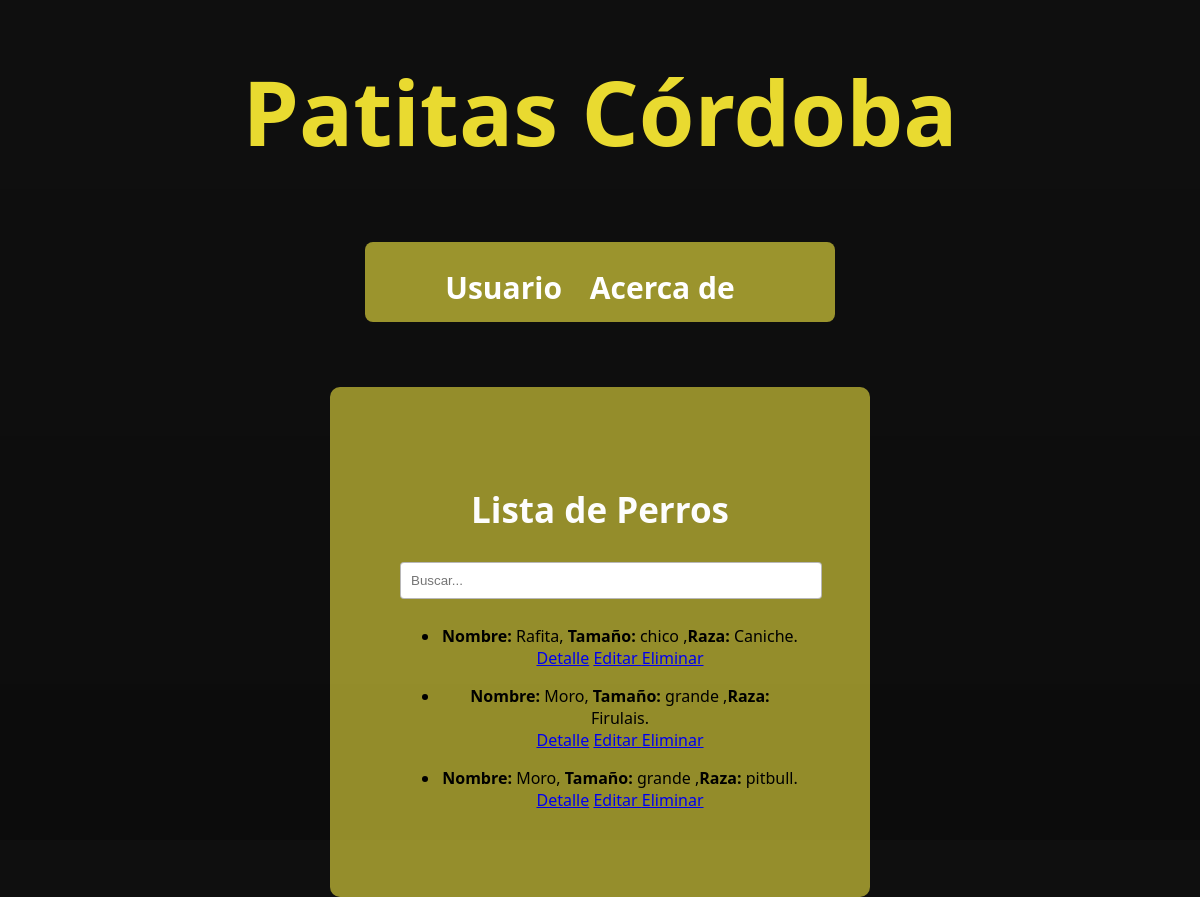
Page /publicarperro/list/ on the committed database.
### animales/models.py (models this page shows, shortened)
class Animal(models.Model):
    contacto = models.CharField(max_length=30)
    nombre = models.CharField(max_length=30, blank= True, null = True)
    nacimiento = models.DateField(blank= True, null = True)
    vacunacion= models.BooleanField(blank = True)
    castrado= models.BooleanField(blank = True)
    desparasitado = models.BooleanField(blank = True)
    observaciones = models.TextField(blank= True, null = True)

class Perro(Animal):
    raza = models.CharField(max_length=50, null=True)
    OPCIONES_TAMANO = [
        ('grande', 'Grande'),
        ('mediano', 'Mediano'),
        ('chico', 'Chico'),]
    tamano = models.CharField(max_length=10, choices=OPCIONES_TAMANO)

class Animal(models.Model):
    contacto = models.CharField(max_length=30)
    nombre = models.CharField(max_length=30, blank= True, null = True)
    nacimiento = models.DateField(blank= True, null = True)
    vacunacion= models.BooleanField(blank = True)
    castrado= models.BooleanField(blank = True)
    desparasitado = models.BooleanField(blank = True)
    observaciones = models.TextField(blank= True, null = True)

### animales/views.py (the view)
# urls.py: path('publicarperro/list/', views.PerroList.as_view(), name= 'perrolist'),
class PerroList(ListView):
    model = Perro
    template_name = 'animales/perro_list.html'
    def get_queryset(self):
        if self.request.GET.get('consulta'):
            consultar = self.request.GET.get('consulta')
            object_list= Perro.objects.filter(nombre__icontains= consultar)
        else:
            object_list= Perro.objects.all()
        return object_list

### animales/templates/animales/perro_list.html (shortened to what this page needs)
{% extends 'animales/padre.html' %}
{% block contenido_que_cambia %}
                                <h2>Lista de Perros</h2>
        <div>
            <form action= '{% url 'animales:perrolist' %}'>
                <input type="text" name="consulta" placeholder="Buscar...">
            </form>
        </div>
        {%for perro in object_list %}
        <ul>
                <li><strong>Nombre:</strong> {{perro.nombre}}, <strong>Tamaño:</strong> {{perro.tamano}} ,<strong>Raza:</strong> {{perro.raza}}.</li>
                <a href="{% url 'animales:perro_detail' perro.id %}"> Detalle</a>
                <a href="{% url 'animales:perro_update' pk=perro.id %}"> Editar </a>
                <a href="{% url 'animales:perro_delete' pk=perro.id %}"> Eliminar </a>
        </ul>
        {% endfor %}
{% endblock contenido_que_cambia %}

### animales/templates/animales/padre.html (style rules this page uses)
body { background: linear-gradient(rgba(0, 0, 0, 0.1), rgba(0, 0, 0, 0.3)), url(https://www.bbva.ch/wp-content/uploads/2022/05/recurso_mascotas.jpg); background-color: #111; font-family: 'Segoe UI'; margin: 0; padding: 0; height: 100vh; background-size: 100% 100%; }
form input[type="text"], form input[type="email"], form input[type="submit"] { width: 100%; padding: 10px; margin-bottom: 10px; border: 1px solid #05000048; border-radius: 4px; }
h2 { font-size: 35px; color: #fdfdfd; }

### rows in the picture
Perro: nombre "Rafita", tamano "chico", raza "Caniche"
Perro: nombre "Moro", tamano "grande", raza "Firulais"
Perro: nombre "Moro", tamano "grande", raza "pitbull"
